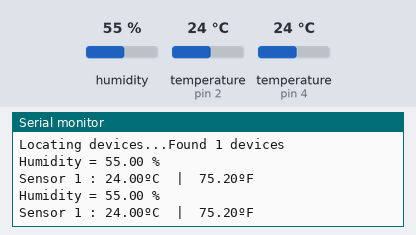
Bench run of a sketch on a simulated Arduino Uno, built with avr-gcc and run on an emulated ATmega328P. Shown: the last lines printed to the serial monitor. Inputs (shaded band) come from the test bench; at power-on: humidity 55 %, temperature (sensors on pin 4, pin 2) 24 °C.

Above: at 5.3 s.
5.4 s: humidity set to 22 %
At 9.2 s:
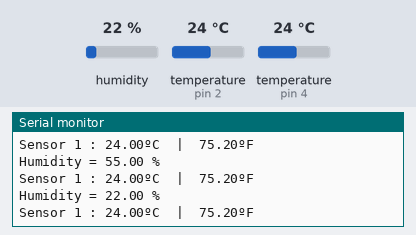
10.3 s: temperature (sensor on pin 4) set to 12 °C
At 12.9 s:
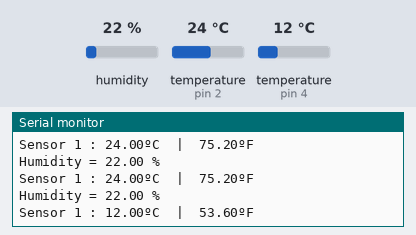
15.2 s: humidity set to 40 %
At 16.6 s:
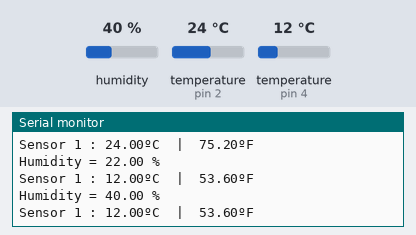
20.1 s: temperature (sensor on pin 4) set to 19 °C
At 24.0 s:
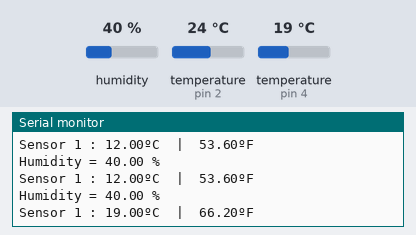
Timing chart, 0 to 25.5 s (numbered marks = the images above; inputs shaded):
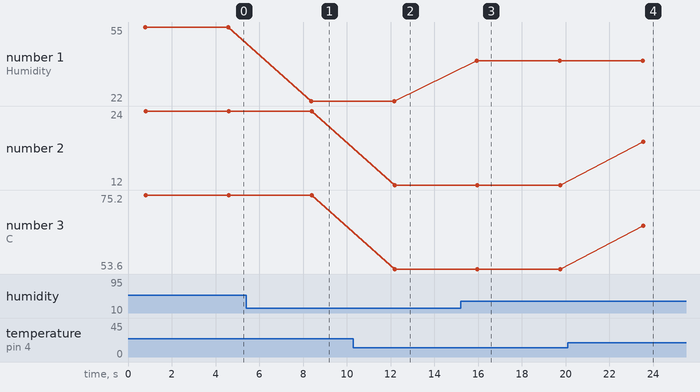

The sketch:

DS18B20_temp_and_humidity.ino
```cpp
#include <OneWire.h>
#include <DallasTemperature.h>
#include <DHT.h>

// Data wire is conntec to the Arduino digital pin 4
#define ONE_WIRE_BUS 4

//Data wire connected to GPIO5
#define DHT_PIN 2
#define DHTTYPE DHT11

// Setup a oneWire instance to communicate with any OneWire devices
OneWire oneWire(ONE_WIRE_BUS);

//Setting up DHT instance
DHT dht(DHT_PIN , DHTTYPE);


// Pass our oneWire reference to Dallas Temperature sensor
DallasTemperature sensors(&oneWire);


int deviceCount = 0;
float tempC;
float temp_deltaC;
float temp_deltaF;
float report_temp_deltaC;
float report_temp_deltaF;
float humidity;

void setup(void)
{
  // Start serial communication for debugging purposes
  Serial.begin(9600);

  // Start up the library

  sensors.begin();

  dht.begin();


  Serial.print("Locating devices...");
  Serial.print("Found ");
  deviceCount = sensors.getDeviceCount();
  Serial.print(deviceCount , DEC);
  Serial.println(" devices");
  Serial.println("");


}

void loop(void){
  // Call sensors.requestTemperatures() to issue a global temperature and Requests to all devices on the bus
  sensors.requestTemperatures();


  //Call humidity sensors
  humidity = dht.readHumidity();
  Serial.print("Humidity = ");
  Serial.print(humidity);
  Serial.println(" %");

  // Display temps for each sensor

  for (int i=0; i < deviceCount ; i++)
    {
      Serial.print("Sensor ");
      Serial.print(i+1);
      Serial.print(" : ");
      tempC = sensors.getTempCByIndex(i);
      Serial.print(tempC);
      Serial.print("º"); //show degree symbol
      Serial.print("C  |  ");

      Serial.print(DallasTemperature::toFahrenheit(tempC));
      Serial.print("º");//shows degrees character
      Serial.println("F");


    }

//print temperature delta between sensors
  for (int x = 0; x < deviceCount ; x++)

    {
//if index outside of range, do nothing.
      if ( (x+1) <= deviceCount -1)
      {
        temp_deltaC = sensors.getTempCByIndex(x) - sensors.getTempCByIndex(x+1);
        temp_deltaF = DallasTemperature::toFahrenheit(sensors.getTempCByIndex(x)) - DallasTemperature::toFahrenheit(sensors.getTempCByIndex(x+1));

        report_temp_deltaC = abs(temp_deltaC);
        report_temp_deltaF = abs(temp_deltaF);

        Serial.print("Temperature delta between Sensor 1 and 2 is ");
        Serial.print(report_temp_deltaC);
        Serial.print("ºC  |  ");

        Serial.print(report_temp_deltaF);
        Serial.print("º");//shows degrees character
        Serial.println("F");

      }

    }

  Serial.println("");
  delay(3000);
}
```

Measured:
- after the input at 5.4 s, the serial monitor: prints a new line after 3.0 s (image 1)
- after the input at 10.3 s, the serial monitor: prints a new line after 1.9 s (image 2)
- after the input at 15.2 s, the serial monitor: prints a new line after 0.75 s (image 3)
- after the input at 20.1 s, the serial monitor: prints a new line after 3.4 s (image 4)
- plotted number 1: 55 → 22 after the input at 5.4 s, 22 → 40 after the input at 15.2 s
- plotted number 2: 24 → 12 after the input at 10.3 s, 12 → 19 after the input at 20.1 s
- plotted number 3: 75.2 → 53.6 after the input at 10.3 s, 53.6 → 66.2 after the input at 20.1 s
